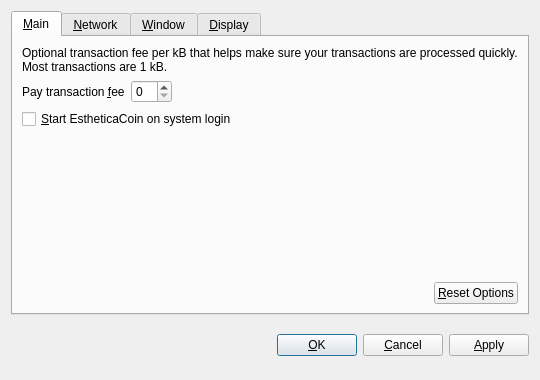
<?xml version="1.0" encoding="UTF-8"?>
<ui version="4.0">
 <class>OptionsDialog</class>
 <widget class="QDialog" name="OptionsDialog">
  <property name="geometry">
   <rect>
    <x>0</x>
    <y>0</y>
    <width>540</width>
    <height>380</height>
   </rect>
  </property>
  <property name="windowTitle">
   <string>Options</string>
  </property>
  <property name="modal">
   <bool>true</bool>
  </property>
  <layout class="QVBoxLayout" name="verticalLayout">
   <item>
    <widget class="QTabWidget" name="tabWidget">
     <property name="tabPosition">
      <enum>QTabWidget::North</enum>
     </property>
     <property name="currentIndex">
      <number>0</number>
     </property>
     <widget class="QWidget" name="tabMain">
      <attribute name="title">
       <string>&amp;Main</string>
      </attribute>
      <layout class="QVBoxLayout" name="verticalLayout_Main">
       <item>
        <widget class="QLabel" name="transactionFeeInfoLabel">
         <property name="text">
          <string>Optional transaction fee per kB that helps make sure your transactions are processed quickly. Most transactions are 1 kB.</string>
         </property>
         <property name="textFormat">
          <enum>Qt::PlainText</enum>
         </property>
         <property name="wordWrap">
          <bool>true</bool>
         </property>
        </widget>
       </item>
       <item>
        <layout class="QHBoxLayout" name="horizontalLayout_1_Main">
         <item>
          <widget class="QLabel" name="transactionFeeLabel">
           <property name="text">
            <string>Pay transaction &amp;fee</string>
           </property>
           <property name="textFormat">
            <enum>Qt::PlainText</enum>
           </property>
           <property name="buddy">
            <cstring>transactionFee</cstring>
           </property>
          </widget>
         </item>
         <item>
          <widget class="BitcoinAmountField" name="transactionFee"/>
         </item>
         <item>
          <spacer name="horizontalSpacer_1_Main">
           <property name="orientation">
            <enum>Qt::Horizontal</enum>
           </property>
           <property name="sizeHint" stdset="0">
            <size>
             <width>40</width>
             <height>20</height>
            </size>
           </property>
          </spacer>
         </item>
        </layout>
       </item>
       <item>
        <widget class="QCheckBox" name="bitcoinAtStartup">
         <property name="toolTip">
          <string>Automatically start EstheticaCoin after logging in to the system.</string>
         </property>
         <property name="text">
          <string>&amp;Start EstheticaCoin on system login</string>
         </property>
        </widget>
       </item>
       <item>
        <spacer name="verticalSpacer_Main">
         <property name="orientation">
          <enum>Qt::Vertical</enum>
         </property>
         <property name="sizeHint" stdset="0">
          <size>
           <width>20</width>
           <height>40</height>
          </size>
         </property>
        </spacer>
       </item>
       <item>
        <layout class="QHBoxLayout" name="horizontalLayout_2_Main">
         <item>
          <spacer name="horizontalSpacer_2_Main">
           <property name="orientation">
            <enum>Qt::Horizontal</enum>
           </property>
           <property name="sizeHint" stdset="0">
            <size>
             <width>40</width>
             <height>20</height>
            </size>
           </property>
          </spacer>
         </item>
         <item>
          <widget class="QPushButton" name="resetButton">
           <property name="toolTip">
            <string>Reset all client options to default.</string>
           </property>
           <property name="text">
            <string>&amp;Reset Options</string>
           </property>
           <property name="autoDefault">
            <bool>false</bool>
           </property>
          </widget>
         </item>
        </layout>
       </item>
      </layout>
     </widget>
     <widget class="QWidget" name="tabNetwork">
      <attribute name="title">
       <string>&amp;Network</string>
      </attribute>
      <layout class="QVBoxLayout" name="verticalLayout_Network">
       <item>
        <widget class="QCheckBox" name="mapPortUpnp">
         <property name="toolTip">
          <string>Automatically open the EstheticaCoin client port on the router. This only works when your router supports UPnP and it is enabled.</string>
         </property>
         <property name="text">
          <string>Map port using &amp;UPnP</string>
         </property>
        </widget>
       </item>
       <item>
        <widget class="QCheckBox" name="connectSocks">
         <property name="toolTip">
          <string>Connect to the EstheticaCoin network through a SOCKS proxy (e.g. when connecting through Tor).</string>
         </property>
         <property name="text">
          <string>&amp;Connect through SOCKS proxy:</string>
         </property>
        </widget>
       </item>
       <item>
        <layout class="QHBoxLayout" name="horizontalLayout_Network">
         <item>
          <widget class="QLabel" name="proxyIpLabel">
           <property name="text">
            <string>Proxy &amp;IP:</string>
           </property>
           <property name="textFormat">
            <enum>Qt::PlainText</enum>
           </property>
           <property name="buddy">
            <cstring>proxyIp</cstring>
           </property>
          </widget>
         </item>
         <item>
          <widget class="QValidatedLineEdit" name="proxyIp">
           <property name="maximumSize">
            <size>
             <width>140</width>
             <height>16777215</height>
            </size>
           </property>
           <property name="toolTip">
            <string>IP address of the proxy (e.g. 127.0.0.1)</string>
           </property>
          </widget>
         </item>
         <item>
          <widget class="QLabel" name="proxyPortLabel">
           <property name="text">
            <string>&amp;Port:</string>
           </property>
           <property name="textFormat">
            <enum>Qt::PlainText</enum>
           </property>
           <property name="buddy">
            <cstring>proxyPort</cstring>
           </property>
          </widget>
         </item>
         <item>
          <widget class="QLineEdit" name="proxyPort">
           <property name="maximumSize">
            <size>
             <width>55</width>
             <height>16777215</height>
            </size>
           </property>
           <property name="toolTip">
            <string>Port of the proxy (e.g. 9050)</string>
           </property>
          </widget>
         </item>
         <item>
          <widget class="QLabel" name="socksVersionLabel">
           <property name="text">
            <string>SOCKS &amp;Version:</string>
           </property>
           <property name="textFormat">
            <enum>Qt::PlainText</enum>
           </property>
           <property name="buddy">
            <cstring>socksVersion</cstring>
           </property>
          </widget>
         </item>
         <item>
          <widget class="QValueComboBox" name="socksVersion">
           <property name="toolTip">
            <string>SOCKS version of the proxy (e.g. 5)</string>
           </property>
          </widget>
         </item>
         <item>
          <spacer name="horizontalSpacer_Network">
           <property name="orientation">
            <enum>Qt::Horizontal</enum>
           </property>
           <property name="sizeHint" stdset="0">
            <size>
             <width>40</width>
             <height>20</height>
            </size>
           </property>
          </spacer>
         </item>
        </layout>
       </item>
       <item>
        <spacer name="verticalSpacer_Network">
         <property name="orientation">
          <enum>Qt::Vertical</enum>
         </property>
         <property name="sizeHint" stdset="0">
          <size>
           <width>20</width>
           <height>40</height>
          </size>
         </property>
        </spacer>
       </item>
      </layout>
     </widget>
     <widget class="QWidget" name="tabWindow">
      <attribute name="title">
       <string>&amp;Window</string>
      </attribute>
      <layout class="QVBoxLayout" name="verticalLayout_Window">
       <item>
        <widget class="QCheckBox" name="minimizeToTray">
         <property name="toolTip">
          <string>Show only a tray icon after minimizing the window.</string>
         </property>
         <property name="text">
          <string>&amp;Minimize to the tray instead of the taskbar</string>
         </property>
        </widget>
       </item>
       <item>
        <widget class="QCheckBox" name="minimizeOnClose">
         <property name="toolTip">
          <string>Minimize instead of exit the application when the window is closed. When this option is enabled, the application will be closed only after selecting Quit in the menu.</string>
         </property>
         <property name="text">
          <string>M&amp;inimize on close</string>
         </property>
        </widget>
       </item>
       <item>
        <spacer name="verticalSpacer_Window">
         <property name="orientation">
          <enum>Qt::Vertical</enum>
         </property>
         <property name="sizeHint" stdset="0">
          <size>
           <width>20</width>
           <height>40</height>
          </size>
         </property>
        </spacer>
       </item>
      </layout>
     </widget>
     <widget class="QWidget" name="tabDisplay">
      <attribute name="title">
       <string>&amp;Display</string>
      </attribute>
      <layout class="QVBoxLayout" name="verticalLayout_Display">
       <item>
        <layout class="QHBoxLayout" name="horizontalLayout_1_Display">
         <item>
          <widget class="QLabel" name="langLabel">
           <property name="text">
            <string>User Interface &amp;language:</string>
           </property>
           <property name="textFormat">
            <enum>Qt::PlainText</enum>
           </property>
           <property name="buddy">
            <cstring>lang</cstring>
           </property>
          </widget>
         </item>
         <item>
          <widget class="QValueComboBox" name="lang">
           <property name="toolTip">
            <string>The user interface language can be set here. This setting will take effect after restarting EstheticaCoin.</string>
           </property>
          </widget>
         </item>
        </layout>
       </item>
       <item>
        <layout class="QHBoxLayout" name="horizontalLayout_2_Display">
         <item>
          <widget class="QLabel" name="unitLabel">
           <property name="text">
            <string>&amp;Unit to show amounts in:</string>
           </property>
           <property name="textFormat">
            <enum>Qt::PlainText</enum>
           </property>
           <property name="buddy">
            <cstring>unit</cstring>
           </property>
          </widget>
         </item>
         <item>
          <widget class="QValueComboBox" name="unit">
           <property name="toolTip">
            <string>Choose the default subdivision unit to show in the interface and when sending coins.</string>
           </property>
          </widget>
         </item>
        </layout>
       </item>
       <item>
        <widget class="QCheckBox" name="displayAddresses">
         <property name="toolTip">
          <string>Whether to show EstheticaCoin addresses in the transaction list or not.</string>
         </property>
         <property name="text">
          <string>&amp;Display addresses in transaction list</string>
         </property>
        </widget>
       </item>
       <item>
        <widget class="QCheckBox" name="coinControlFeatures">
         <property name="toolTip">
          <string>Whether to show coin control features or not.</string>
         </property>
         <property name="text">
          <string>Display coin &amp;control features (experts only!)</string>
         </property>
        </widget>
       </item>
       <item>
        <spacer name="verticalSpacer_Display">
         <property name="orientation">
          <enum>Qt::Vertical</enum>
         </property>
         <property name="sizeHint" stdset="0">
          <size>
           <width>20</width>
           <height>40</height>
          </size>
         </property>
        </spacer>
       </item>
      </layout>
     </widget>
    </widget>
   </item>
   <item>
    <layout class="QHBoxLayout" name="horizontalLayout_Buttons">
     <item>
      <spacer name="horizontalSpacer_1">
       <property name="orientation">
        <enum>Qt::Horizontal</enum>
       </property>
       <property name="sizeHint" stdset="0">
        <size>
         <width>40</width>
         <height>48</height>
        </size>
       </property>
      </spacer>
     </item>
     <item>
      <widget class="QLabel" name="statusLabel">
       <property name="font">
        <font>
         <weight>75</weight>
         <bold>true</bold>
        </font>
       </property>
       <property name="text">
        <string/>
       </property>
       <property name="textFormat">
        <enum>Qt::PlainText</enum>
       </property>
       <property name="wordWrap">
        <bool>true</bool>
       </property>
      </widget>
     </item>
     <item>
      <spacer name="horizontalSpacer_2">
       <property name="orientation">
        <enum>Qt::Horizontal</enum>
       </property>
       <property name="sizeHint" stdset="0">
        <size>
         <width>40</width>
         <height>48</height>
        </size>
       </property>
      </spacer>
     </item>
     <item>
      <widget class="QPushButton" name="okButton">
       <property name="text">
        <string>&amp;OK</string>
       </property>
      </widget>
     </item>
     <item>
      <widget class="QPushButton" name="cancelButton">
       <property name="text">
        <string>&amp;Cancel</string>
       </property>
       <property name="autoDefault">
        <bool>false</bool>
       </property>
      </widget>
     </item>
     <item>
      <widget class="QPushButton" name="applyButton">
       <property name="text">
        <string>&amp;Apply</string>
       </property>
       <property name="autoDefault">
        <bool>false</bool>
       </property>
      </widget>
     </item>
    </layout>
   </item>
  </layout>
 </widget>
 <customwidgets>
  <customwidget>
   <class>BitcoinAmountField</class>
   <extends>QSpinBox</extends>
   <header>bitcoinamountfield.h</header>
  </customwidget>
  <customwidget>
   <class>QValueComboBox</class>
   <extends>QComboBox</extends>
   <header>qvaluecombobox.h</header>
  </customwidget>
  <customwidget>
   <class>QValidatedLineEdit</class>
   <extends>QLineEdit</extends>
   <header>qvalidatedlineedit.h</header>
  </customwidget>
 </customwidgets>
 <resources/>
 <connections/>
</ui>
